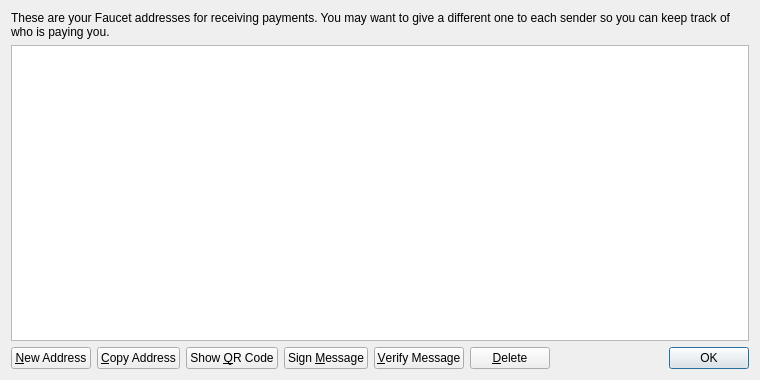
<?xml version="1.0" encoding="UTF-8"?>
<ui version="4.0">
 <class>AddressBookPage</class>
 <widget class="QWidget" name="AddressBookPage">
  <property name="geometry">
   <rect>
    <x>0</x>
    <y>0</y>
    <width>760</width>
    <height>380</height>
   </rect>
  </property>
  <property name="windowTitle">
   <string>Address Book</string>
  </property>
  <layout class="QVBoxLayout" name="verticalLayout">
   <item>
    <widget class="QLabel" name="labelExplanation">
     <property name="text">
      <string>These are your Faucet addresses for receiving payments. You may want to give a different one to each sender so you can keep track of who is paying you.</string>
     </property>
     <property name="textFormat">
      <enum>Qt::PlainText</enum>
     </property>
     <property name="wordWrap">
      <bool>true</bool>
     </property>
    </widget>
   </item>
   <item>
    <widget class="QTableView" name="tableView">
     <property name="contextMenuPolicy">
      <enum>Qt::CustomContextMenu</enum>
     </property>
     <property name="toolTip">
      <string>Double-click to edit address or label</string>
     </property>
     <property name="tabKeyNavigation">
      <bool>false</bool>
     </property>
     <property name="alternatingRowColors">
      <bool>true</bool>
     </property>
     <property name="selectionMode">
      <enum>QAbstractItemView::SingleSelection</enum>
     </property>
     <property name="selectionBehavior">
      <enum>QAbstractItemView::SelectRows</enum>
     </property>
     <property name="sortingEnabled">
      <bool>true</bool>
     </property>
     <attribute name="verticalHeaderVisible">
      <bool>false</bool>
     </attribute>
    </widget>
   </item>
   <item>
    <layout class="QHBoxLayout" name="horizontalLayout">
     <item>
      <widget class="QPushButton" name="newAddressButton">
       <property name="toolTip">
        <string>Create a new address</string>
       </property>
       <property name="text">
        <string>&amp;New Address</string>
       </property>
       <property name="icon">
        <iconset resource="../bitcoin.qrc">
         <normaloff>:/icons/add</normaloff>:/icons/add</iconset>
       </property>
      </widget>
     </item>
     <item>
      <widget class="QPushButton" name="copyToClipboard">
       <property name="toolTip">
        <string>Copy the currently selected address to the system clipboard</string>
       </property>
       <property name="text">
        <string>&amp;Copy Address</string>
       </property>
       <property name="icon">
        <iconset resource="../bitcoin.qrc">
         <normaloff>:/icons/editcopy</normaloff>:/icons/editcopy</iconset>
       </property>
      </widget>
     </item>
     <item>
      <widget class="QPushButton" name="showQRCode">
       <property name="text">
        <string>Show &amp;QR Code</string>
       </property>
       <property name="icon">
        <iconset resource="../bitcoin.qrc">
         <normaloff>:/icons/qrcode</normaloff>:/icons/qrcode</iconset>
       </property>
      </widget>
     </item>
     <item>
      <widget class="QPushButton" name="signMessage">
       <property name="toolTip">
        <string>Sign a message to prove you own a Faucet address</string>
       </property>
       <property name="text">
        <string>Sign &amp;Message</string>
       </property>
       <property name="icon">
        <iconset resource="../bitcoin.qrc">
         <normaloff>:/icons/edit</normaloff>:/icons/edit</iconset>
       </property>
      </widget>
     </item>
     <item>
      <widget class="QPushButton" name="verifyMessage">
       <property name="toolTip">
        <string>Verify a message to ensure it was signed with a specified Faucet address</string>
       </property>
       <property name="text">
        <string>&amp;Verify Message</string>
       </property>
       <property name="icon">
        <iconset resource="../bitcoin.qrc">
         <normaloff>:/icons/transaction_0</normaloff>:/icons/transaction_0</iconset>
       </property>
      </widget>
     </item>
     <item>
      <widget class="QPushButton" name="deleteButton">
       <property name="toolTip">
        <string>Delete the currently selected address from the list</string>
       </property>
       <property name="text">
        <string>&amp;Delete</string>
       </property>
       <property name="icon">
        <iconset resource="../bitcoin.qrc">
         <normaloff>:/icons/remove</normaloff>:/icons/remove</iconset>
       </property>
      </widget>
     </item>
     <item>
      <spacer name="horizontalSpacer">
       <property name="orientation">
        <enum>Qt::Horizontal</enum>
       </property>
       <property name="sizeHint" stdset="0">
        <size>
         <width>40</width>
         <height>20</height>
        </size>
       </property>
      </spacer>
     </item>
     <item>
      <widget class="QDialogButtonBox" name="buttonBox">
       <property name="sizePolicy">
        <sizepolicy hsizetype="Maximum" vsizetype="Fixed">
         <horstretch>0</horstretch>
         <verstretch>0</verstretch>
        </sizepolicy>
       </property>
       <property name="standardButtons">
        <set>QDialogButtonBox::Ok</set>
       </property>
      </widget>
     </item>
    </layout>
   </item>
  </layout>
 </widget>
 <resources>
  <include location="../bitcoin.qrc"/>
 </resources>
 <connections/>
</ui>
